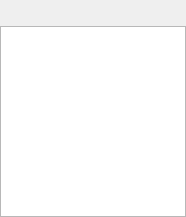
<ui version="4.0" >
 <class>qutIMClass</class>
 <widget class="QWidget" name="qutIMClass" >
  <property name="geometry" >
   <rect>
    <x>0</x>
    <y>0</y>
    <width>186</width>
    <height>217</height>
   </rect>
  </property>
  <property name="windowTitle" >
   <string>Contact List</string>
  </property>
  <property name="windowIcon" >
   <iconset resource="../qutim.qrc" >
    <normaloff>:/icons/qutim.png</normaloff>:/icons/qutim.png</iconset>
  </property>
  <layout class="QVBoxLayout" name="verticalLayout" >
   <property name="spacing" >
    <number>0</number>
   </property>
   <property name="margin" >
    <number>0</number>
   </property>
   <item>
    <widget class="QWidget" native="1" name="toolbuttonWidget" >
     <property name="minimumSize" >
      <size>
       <width>0</width>
       <height>26</height>
      </size>
     </property>
     <layout class="QGridLayout" name="gridLayout_2" >
      <property name="leftMargin" >
       <number>2</number>
      </property>
      <property name="topMargin" >
       <number>0</number>
      </property>
      <property name="rightMargin" >
       <number>2</number>
      </property>
      <property name="bottomMargin" >
       <number>0</number>
      </property>
      <property name="spacing" >
       <number>0</number>
      </property>
      <item row="1" column="0" >
       <widget class="QToolButton" name="showHideButton" >
        <property name="maximumSize" >
         <size>
          <width>22</width>
          <height>22</height>
         </size>
        </property>
        <property name="text" >
         <string/>
        </property>
        <property name="icon" >
         <iconset resource="../qutim.qrc" >
          <normaloff>:/icons/crystal_project/shhideoffline.png</normaloff>:/icons/crystal_project/shhideoffline.png</iconset>
        </property>
        <property name="checkable" >
         <bool>true</bool>
        </property>
        <property name="autoRaise" >
         <bool>true</bool>
        </property>
       </widget>
      </item>
      <item row="1" column="1" >
       <widget class="QToolButton" name="showHideGroupsButton" >
        <property name="maximumSize" >
         <size>
          <width>22</width>
          <height>22</height>
         </size>
        </property>
        <property name="text" >
         <string/>
        </property>
        <property name="icon" >
         <iconset resource="../qutim.qrc" >
          <normaloff>:/icons/crystal_project/folder.png</normaloff>:/icons/crystal_project/folder.png</iconset>
        </property>
        <property name="checkable" >
         <bool>true</bool>
        </property>
        <property name="autoRaise" >
         <bool>true</bool>
        </property>
       </widget>
      </item>
      <item row="1" column="2" >
       <widget class="QToolButton" name="soundOnOffButton" >
        <property name="maximumSize" >
         <size>
          <width>22</width>
          <height>22</height>
         </size>
        </property>
        <property name="text" >
         <string/>
        </property>
        <property name="icon" >
         <iconset resource="../qutim.qrc" >
          <normaloff>:/icons/crystal_project/player_volume.png</normaloff>:/icons/crystal_project/player_volume.png</iconset>
        </property>
        <property name="checkable" >
         <bool>true</bool>
        </property>
        <property name="autoRaise" >
         <bool>true</bool>
        </property>
       </widget>
      </item>
      <item row="1" column="3" >
       <widget class="QWidget" native="1" name="accountLine" >
        <property name="sizePolicy" >
         <sizepolicy vsizetype="Preferred" hsizetype="Expanding" >
          <horstretch>0</horstretch>
          <verstretch>0</verstretch>
         </sizepolicy>
        </property>
        <property name="minimumSize" >
         <size>
          <width>0</width>
          <height>26</height>
         </size>
        </property>
        <property name="maximumSize" >
         <size>
          <width>16777215</width>
          <height>26</height>
         </size>
        </property>
        <property name="autoFillBackground" >
         <bool>false</bool>
        </property>
        <layout class="QHBoxLayout" name="hboxLayout" >
         <property name="spacing" >
          <number>0</number>
         </property>
         <property name="leftMargin" >
          <number>2</number>
         </property>
         <property name="topMargin" >
          <number>0</number>
         </property>
         <property name="rightMargin" >
          <number>2</number>
         </property>
         <property name="bottomMargin" >
          <number>0</number>
         </property>
         <item>
          <spacer name="horizontalSpacer" >
           <property name="orientation" >
            <enum>Qt::Horizontal</enum>
           </property>
           <property name="sizeHint" stdset="0" >
            <size>
             <width>40</width>
             <height>20</height>
            </size>
           </property>
          </spacer>
         </item>
        </layout>
       </widget>
      </item>
     </layout>
    </widget>
   </item>
   <item>
    <widget class="QTreeView" name="contactListView" >
     <property name="focusPolicy" >
      <enum>Qt::NoFocus</enum>
     </property>
     <property name="frameShape" >
      <enum>QFrame::StyledPanel</enum>
     </property>
     <property name="frameShadow" >
      <enum>QFrame::Plain</enum>
     </property>
     <property name="verticalScrollMode" >
      <enum>QAbstractItemView::ScrollPerPixel</enum>
     </property>
    </widget>
   </item>
  </layout>
 </widget>
 <layoutdefault spacing="6" margin="11" />
 <resources>
  <include location="../qutim.qrc" />
 </resources>
 <connections/>
</ui>
